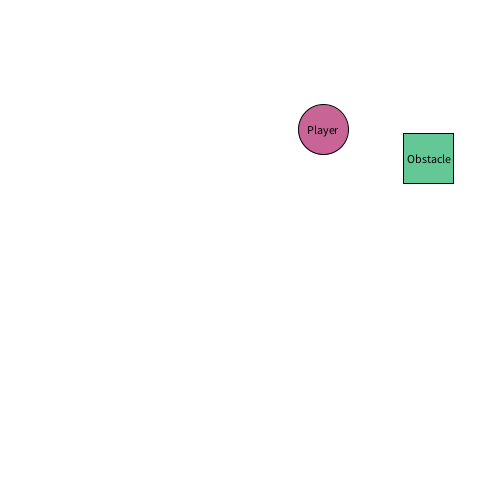
Frame 1 (no input)
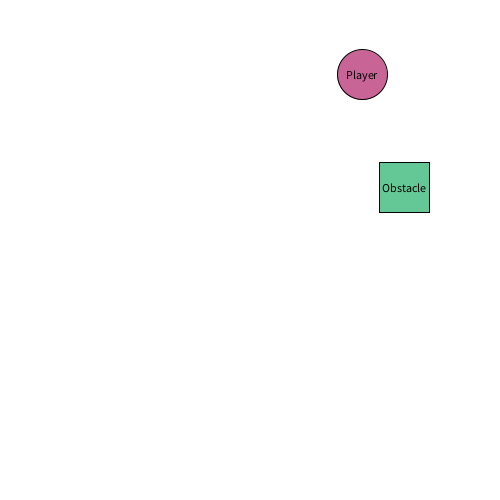
Frame 60 (the mouse pressed at the canvas centre just before this capture)
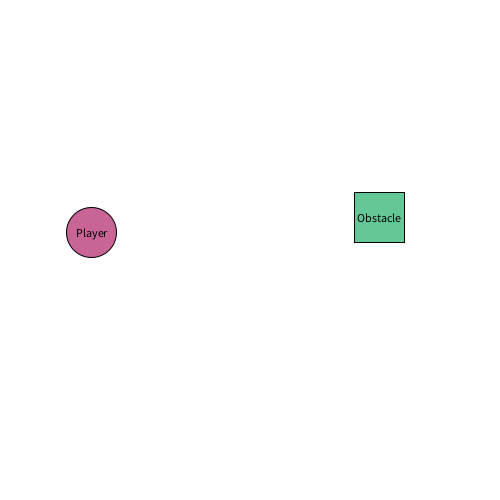
Frame 120 (the mouse held since frame 60 and released just before this capture)

The Processing sketch that drew these frames (run headless with seeded random() and noise(); from frame 60 on, the mouse is pressed at the canvas centre):

// Processing sketch: inheritance
// ── inheritance.pde
Player thePlayer;
Obstacle theObstacle;

void setup() {
  size(500, 500);
  frameRate(30);
  background(255);
  
  thePlayer = new Player();
  theObstacle = new Obstacle();
  
}

void draw() {
  
  background(255);
  
  // draw first
  thePlayer.render();
  theObstacle.render();
  
  // update second
  thePlayer.update();
  theObstacle.update();
  
  // scoring
  if(thePlayer.isInside(theObstacle)){
    thePlayer.score++;
    println("score! "+thePlayer.score);
  }
  
}

class GameObject {

  PVector pos;
  PVector vel;
  PVector acc;
  float size=50;
  float mass;
  boolean visible=true;
  float age;
  float lifespan;
  color sColor=color(0);
  color fColor=color(200,100,150);
  color tColor=(0);
  
  int edgeOption=1; // 0 = do nothing, 1 = wrap, 2 = bounce

  GameObject() {

    pos = new PVector(random(width), random(height));
    vel = new PVector(random(-5, 5), random(-5, 5));
    acc = new PVector(0, 0);
    
  }

  void update() {

    vel.add(acc);
    pos.add(vel);
    acc.setMag(0);
    onEdgeCondition(edgeOption);
    
  }

  void applyForce(PVector _force) {

    // f=ma re written as a=f/m
    acc.add(_force.div(mass));
  }

  void render() {
    if (visible) {
      stroke(sColor);
      fill(fColor);
      ellipse(pos.x, pos.y, size, size);
    }
  }

  boolean isDead() {
    return age > lifespan;
  }

  boolean isInside(float _x, float _y) {
    return PVector.dist(pos, new PVector(_x, _y)) < size;
  }

  boolean isInside(PVector _loc) {
    return PVector.dist(pos, _loc) < size;
  }
  
  boolean isInside(GameObject _object) {
    return PVector.dist(pos, _object.pos) < size;
  }

  void onEdgeCondition(int _option) {
    switch (_option) {

    case 0: // do nothing
      break;

    case 1: // wrap around edges
      wrap();
      break;

    case 2: // bounce off edges
      bounce();
      break;

    default:
      println("Valid edge handling options: 0 = do nothing, 1 = wrap around, 2 = bounce");
      break;
    }
  }

  void wrap() {
    // wraps node around canvas
    pos.x=(pos.x+width)%width;
    pos.y=(pos.y+height)%height;
  }

  void bounce() {
    // detects collision with canvas edge
    // reverses the direction and speed
    
    if (pos.x-size/2 < 0 && vel.x < 0) {
      vel.x*=-1;
      pos.x=size/2;
    } else if (pos.x+size/2 > width && vel.x > 0) {
      vel.x*=-1;
      pos.x=width-size/2;
    }
    
    if (pos.y-size/2 < 0  && vel.y < 0) {
      vel.y*=-1;
      pos.y=size/2;
    } else if (pos.y+size/2 > height  && vel.y > 0) {
      vel.y*=-1;
      pos.y=height-size/2;
    }
  }
}

class Player extends GameObject {
  
  int score;
  
  Player() {
    super();
    super.edgeOption=2;
    super.fColor=color(200,100,150);
  }
  
  void render() {
    if (visible) {
      // ball
      stroke(sColor);
      fill(fColor);
      ellipse(pos.x, pos.y, size, size);
      
      // label
      textAlign(CENTER, CENTER);
      fill(tColor);
      text("Player",pos.x,pos.y);
    }
  }
  
}

class Obstacle extends GameObject {
  
  
  Obstacle() {
    super();
    super.fColor=color(100,200,150);
  }
  
  void render() {
    if (visible) {
      // square
      stroke(sColor);
      fill(fColor);
      rectMode(CENTER);
      rect(pos.x, pos.y, size, size);
      
      // label
      textAlign(CENTER, CENTER);
      fill(tColor);
      text("Obstacle",pos.x,pos.y);
    }
  }
}
